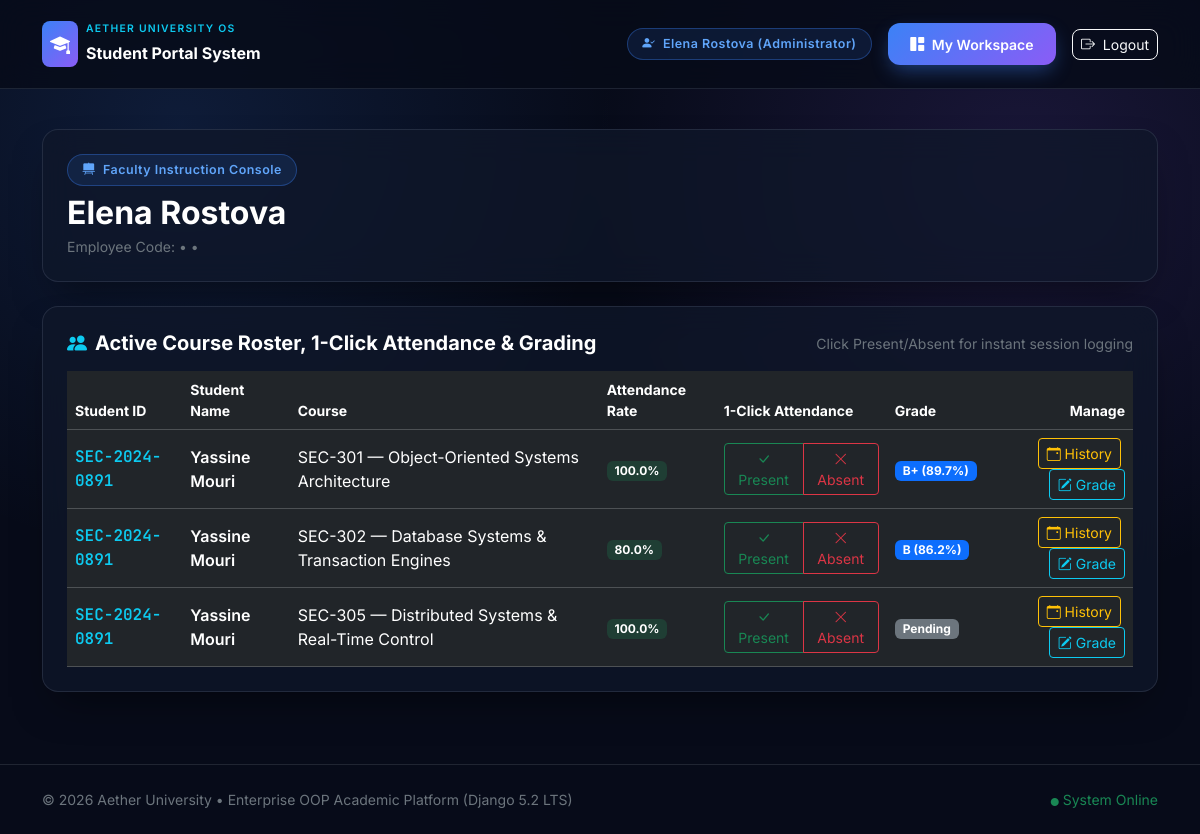
/instructor/dashboard/ (signed in), run on an earlier commit of the app's database.
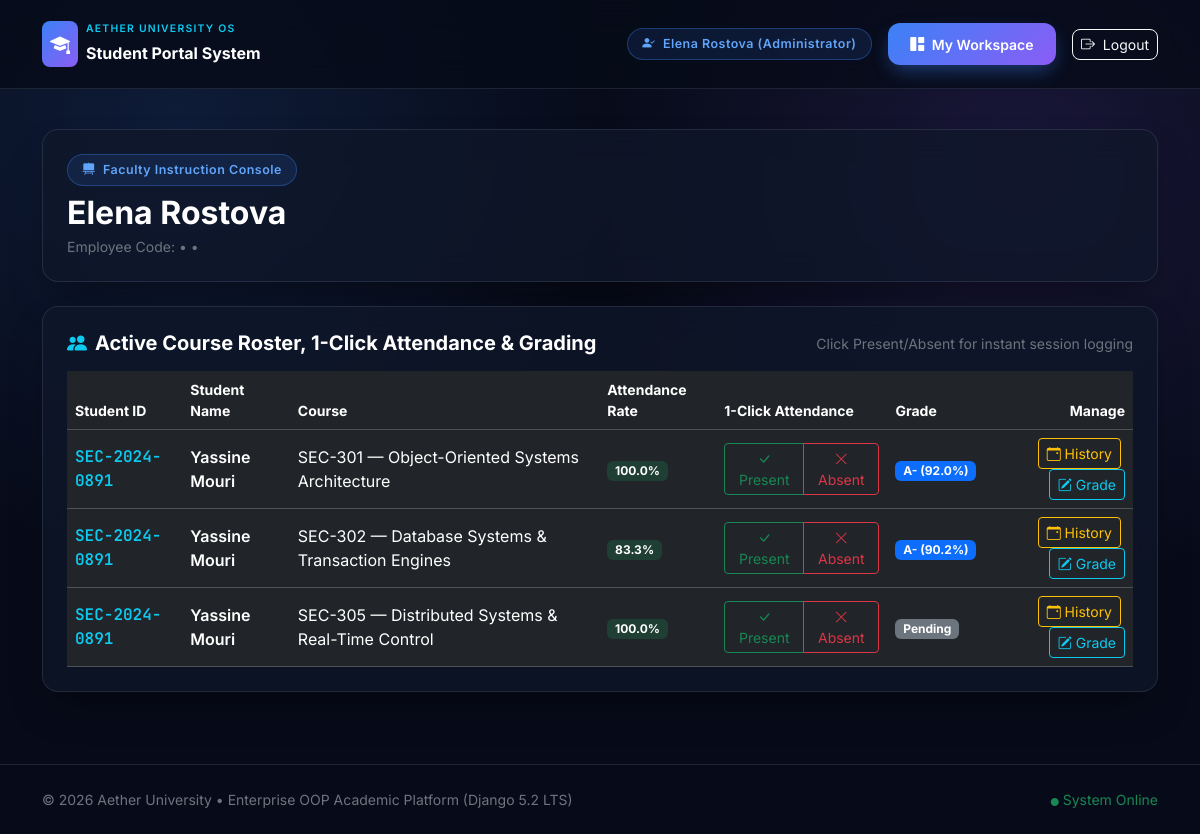
And on a later commit of the database.
### apps/academics/models.py (models this page shows, shortened)
class Enrollment(TimeStampedModel):
    class Status(models.TextChoices):
        ENROLLED = 'ENROLLED', 'Enrolled'
        COMPLETED = 'COMPLETED', 'Completed'
        WITHDRAWN = 'WITHDRAWN', 'Withdrawn'
    student = models.ForeignKey(
        'accounts.Student',
        on_delete=models.CASCADE,
        related_name='enrollments',
    )
    course = models.ForeignKey(
        Course,
        on_delete=models.CASCADE,
        related_name='enrollments',
    )
    semester = models.ForeignKey(
        AcademicSemester,
        on_delete=models.CASCADE,
        related_name='enrollments',
    )
    status = models.CharField(
        max_length=15,
        choices=Status.choices,
        default=Status.ENROLLED,
    )
    class Meta:
        unique_together = ('student', 'course', 'semester')
    def course_attendance_percentage(self) -> float:
        with connection.cursor() as cursor:
            cursor.execute(
                """
                SELECT
                    COALESCE(
                        ROUND(
                            100.0 * SUM(CASE WHEN status IN ('PRESENT', 'LATE', 'EXCUSED') THEN 1 ELSE 0 END)
                            / NULLIF(COUNT(id), 0),
                            1
                        ),
                        100.0
                    )
                FROM academics_attendance
                WHERE enrollment_id = %s
                """,
                [self.id],
            )
            return float(cursor.fetchone()[0])

class Grade(TimeStampedModel):
    enrollment = models.OneToOneField(
        Enrollment,
        on_delete=models.CASCADE,
        related_name='grade',
    )
    assignment_score = models.FloatField(default=0.0)
    midterm_score = models.FloatField(default=0.0)
    final_exam_score = models.FloatField(default=0.0)
    total_percentage = models.FloatField(default=0.0, editable=False)
    letter_grade = models.CharField(max_length=4, default='F', editable=False)
    grade_points = models.FloatField(default=0.0, editable=False)

class Course(TimeStampedModel):
    code = models.CharField(max_length=20, unique=True)
    title = models.CharField(max_length=140)
    description = models.TextField(blank=True)
    credits = models.PositiveSmallIntegerField(default=4)
    max_capacity = models.PositiveSmallIntegerField(default=35)
    department = models.ForeignKey(
        Department,
        on_delete=models.CASCADE,
        related_name='courses',
    )
    instructor = models.ForeignKey(
        'accounts.Instructor',
        on_delete=models.SET_NULL,
        null=True,
        blank=True,
        related_name='assigned_courses',
    )
    semester = models.ForeignKey(
        AcademicSemester,
        on_delete=models.CASCADE,
        related_name='courses',
    )
    prerequisite = models.ForeignKey(
        'self',
        on_delete=models.SET_NULL,
        null=True,
        blank=True,
        related_name='dependent_courses',
    )
    schedule_days = models.CharField(max_length=50, default='Mon / Wed')
    schedule_time = models.CharField(max_length=50, default='09:00 - 10:30')
    room_number = models.CharField(max_length=30, default='Lab A-304')

### apps/accounts/models.py (models this page shows, shortened)
class TimeStampedModel(models.Model):
    created_at = models.DateTimeField(auto_now_add=True)
    updated_at = models.DateTimeField(auto_now=True)
    class Meta:
        abstract = True

class Student(TimeStampedModel):
    class AcademicStatus(models.TextChoices):
        GOOD_STANDING = 'GOOD_STANDING', 'Good Standing'
        HONORS = 'HONORS', 'Dean’s Honors List'
        PROBATION = 'PROBATION', 'Academic Probation'
    user = models.OneToOneField(
        User,
        on_delete=models.CASCADE,
        related_name='student_profile',
    )
    student_id = models.CharField(max_length=25, unique=True)
    department = models.ForeignKey(
        'academics.Department',
        on_delete=models.PROTECT,
        related_name='students',
    )
    current_semester_number = models.PositiveSmallIntegerField(default=1)
    admission_year = models.PositiveIntegerField(default=2026)
    academic_status = models.CharField(
        max_length=20,
        choices=AcademicStatus.choices,
        default=AcademicStatus.GOOD_STANDING,
    )

class User(AbstractUser):
    class Role(models.TextChoices):
        STUDENT = 'STUDENT', 'Student'
        INSTRUCTOR = 'INSTRUCTOR', 'Instructor'
        ADMINISTRATOR = 'ADMINISTRATOR', 'Administrator'
    role = models.CharField(
        max_length=20,
        choices=Role.choices,
        default=Role.STUDENT,
    )
    phone_number = models.CharField(max_length=25, blank=True)
    avatar = models.ImageField(upload_to='avatars/', blank=True, null=True)
    def get_full_display_name(self) -> str:
        full_name = f"{self.first_name} {self.last_name}".strip()
        return full_name if full_name else self.username
    def get_dashboard_url(self) -> str:
        if self.role == self.Role.ADMINISTRATOR or self.is_superuser:
            return reverse('admin_dashboard')
        if self.role == self.Role.INSTRUCTOR:
            return reverse('instructor_dashboard')
        return reverse('student_dashboard')
    @property
    def is_administrator(self) -> bool:
        return self.role == self.Role.ADMINISTRATOR or self.is_superuser

### apps/accounts/views.py (the view)
# urls.py: path('instructor/dashboard/', account_views.instructor_dashboard_view, name='instructor_dashboard'),
@login_required(login_url='login')
def instructor_dashboard_view(request):
    instructor = Instructor.objects.select_related('user', 'department').filter(user=request.user).first()
    if not instructor and not request.user.is_administrator:
        messages.warning(request, 'Access restricted to faculty members.')
        return redirect(request.user.get_dashboard_url())
    assigned_courses = (
        Course.objects.filter(instructor=instructor)
        .select_related('semester', 'department')
        .prefetch_related('enrollments__student__user', 'enrollments__grade')
    ) if instructor else Course.objects.all()
    enrollments = Enrollment.objects.filter(
        course__in=assigned_courses,
        status=Enrollment.Status.ENROLLED,
    ).select_related('student__user', 'course', 'grade')
    context = {
        'instructor': instructor,
        'assigned_courses': assigned_courses,
        'enrollments': enrollments,
        'total_students_taught': enrollments.count(),
        'total_courses': assigned_courses.count(),
    }
    return render(request, 'instructors/dashboard.html', context)

### templates/instructors/dashboard.html (shortened to what this page needs)
{% extends 'base.html' %}
{% block content %}
<div class="container py-4">
    <div class="glass-card p-4 mb-4">
        <span class="badge-pill-glow mb-2 d-inline-block">
            <i class="bi bi-easel2-fill me-1"></i> Faculty Instruction Console
        </span>
        <h2 class="fw-bold text-white mb-1">{{ instructor.academic_title }} {{ request.user.get_full_display_name }}</h2>
        <p class="text-secondary small mb-0">
            Employee Code:  • {{ instructor.department.name }} • {{ instructor.office_location }}
        </p>
    </div>
    <div class="glass-card p-4">
        <div class="d-flex flex-column flex-md-row justify-content-between align-items-md-center mb-3">
            <h5 class="fw-bold text-white mb-0">
                <i class="bi bi-people-fill text-info me-2"></i>Active Course Roster, 1-Click Attendance &amp; Grading
            </h5>
            <span class="small text-secondary">Click Present/Absent for instant session logging</span>
        </div>
        <div class="table-responsive">
            <table class="table table-dark table-hover align-middle mb-0">
                <thead class="text-secondary small">
                    <tr>
                        <th>Student ID</th>
                        <th>Student Name</th>
                        <th>Course</th>
                        <th>Attendance Rate</th>
                        <th>1-Click Attendance</th>
                        <th>Grade</th>
                        <th class="text-end">Manage</th>
                    </tr>
                </thead>
                <tbody>
                    {% for enroll in enrollments %}
                    <tr>
                        <td class="text-info fw-semibold" style="font-family: 'JetBrains Mono', monospace;">{{ enroll.student.student_id }}</td>
                        <td class="fw-semibold text-white">{{ enroll.student.user.get_full_display_name }}</td>
                        <td>{{ enroll.course.code }} — {{ enroll.course.title }}</td>
                        <td>
                            <span class="badge {% if enroll.course_attendance_percentage < 75 %}bg-danger{% else %}bg-success{% endif %} bg-opacity-25 text-white">
                                {{ enroll.course_attendance_percentage }}%
                            </span>
                        </td>
                        <td>
                            <div class="btn-group btn-group-sm" role="group">
                                <a href="{% url 'quick_attendance' enroll.id 'PRESENT' %}" class="btn btn-outline-success">
                                    <i class="bi bi-check-lg"></i> Present
                                </a>
                                <a href="{% url 'quick_attendance' enroll.id 'ABSENT' %}" class="btn btn-outline-danger">
                                    <i class="bi bi-x-lg"></i> Absent
                                </a>
                            </div>
                        </td>
                        <td>
                            {% if enroll.grade %}
                                <span class="badge bg-primary">{{ enroll.grade.letter_grade }} ({{ enroll.grade.total_percentage }}%)</span>
                            {% else %}
                                <span class="badge bg-secondary">Pending</span>
                            {% endif %}
                        </td>
                        <td class="text-end">
                            <a href="{% url 'instructor_attendance' enroll.id %}" class="btn btn-outline-warning btn-sm me-1">
                                <i class="bi bi-calendar-event"></i> History
                            </a>
                            <a href="{% url 'instructor_grade' enroll.id %}" class="btn btn-outline-info btn-sm">
                                <i class="bi bi-pencil-square"></i> Grade
                            </a>
                        </td>
                    </tr>
                    {% endfor %}
                </tbody>
            </table>
        </div>
    </div>
</div>
{% endblock %}

What changed in the data, as far as the page shows it:
changed through a linked row, Enrollment "SEC-301": grade.letter_grade "B+" → "A-"; grade.total_percentage "89.7" → "92.0"
changed through a linked row, Enrollment "SEC-302": course_attendance_percentage "80.0" → "83.3"; grade.letter_grade "B" → "A-"; grade.total_percentage "86.2" → "90.2"
